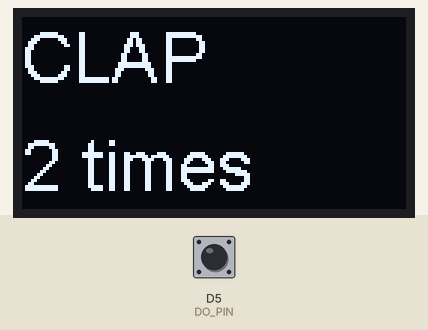
Simulated run of this sketch. Board: ESP8266 (NodeMCU). Parts: 128×64 one-colour display. The test bench sets the inputs (shaded band); at power-on: D5 (DO_PIN) HIGH.

1.3 s: D5 (DO_PIN) pulsed LOW 5 times (0.12 s each, 0.3 s apart)
Above: at 4.4 s.
Timing chart, 0 to 5.9 s (numbered marks = the images above; inputs shaded):
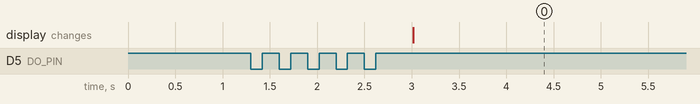

Measured:
- after the input at 1.3 s, the display: changes after 1.7 s (image 0)

The sketch:

Clap.ino
```cpp
// Cảm biến âm thanh
#define DO_PIN D5
#include <SSD1306.h>
#define SDA_PIN D2
#define SCL_PIN D3
SSD1306 oled(0x3c, SDA_PIN, SCL_PIN);
// Cài đặt chỉ chạy một lần
void setup() {
  initOled();
  Serial.begin(115200);
}

// Vòng lặp chạy liên tục
void loop() {
  readDO();
}

// Đọc giá trị từ cảm biến âm thanh
int clap = 0;
long detection_range_start= 0;
long detection_range= 0;

void readDO() {

  int dValue = digitalRead(DO_PIN);
  if (dValue == 0) {
    if (clap == 0) {

      detection_range_start = detection_range = millis();
      clap++;
    } else if (clap > 0 && millis() - detection_range >= 100) {

      detection_range = millis();
      clap++;
    }
  }

  if (millis() - detection_range_start >= 500) {
    if (clap == 1) {
      // Serial.println("CLAP 1 times");
       printOled("CLAP","1 times");
    } else if (clap == 2) {
      // Serial.println("CLAP 2 times");
       printOled("CLAP","2 times");
    }
    clap = 0;
  }
}
void initOled(){
  oled.init();
  oled.flipScreenVertically();
}

void printOled(String line1, String line2) {
  oled.clear();
  oled.setTextAlignment(TEXT_ALIGN_LEFT);
  oled.setFont(ArialMT_Plain_24);
  oled.drawString(0,0,line1);
  oled.drawString(0,36,line2);
  oled.display();
}
```
